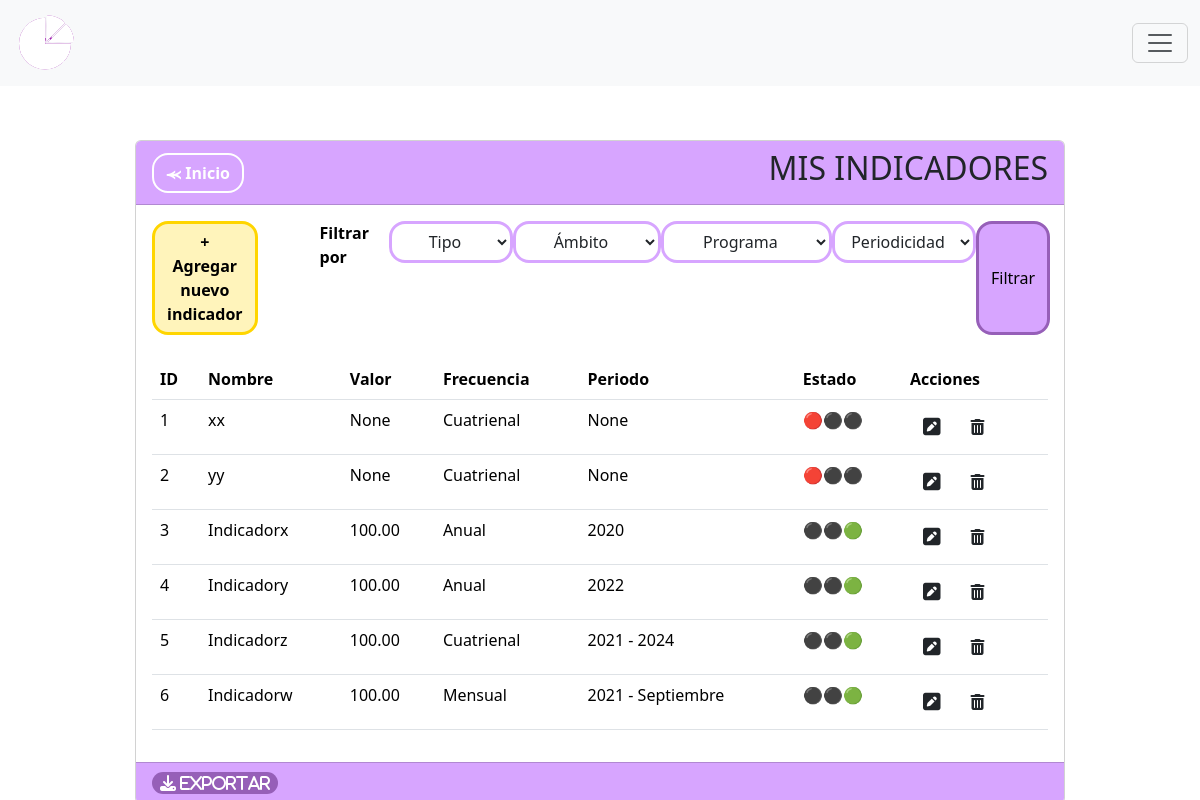
/indicadores, run on an earlier commit of the app's database.
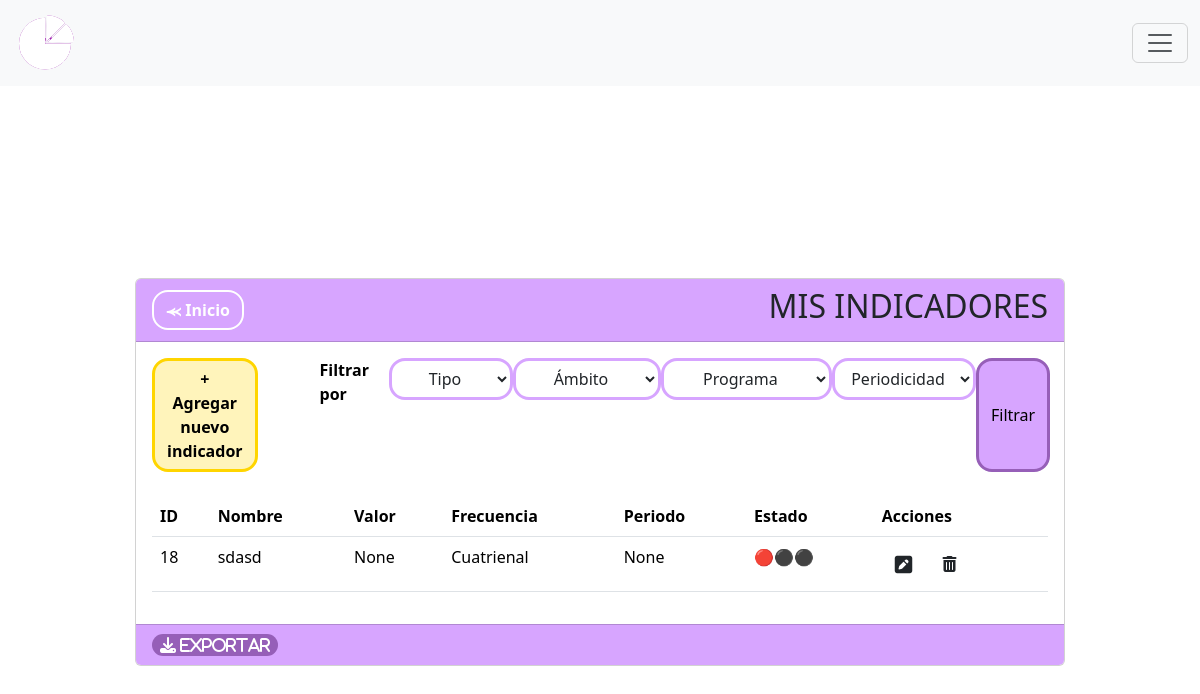
And on a later commit of the database.
### MIReApp/models.py (models this page shows, shortened)
class Indicador(models.Model):
    id = models.AutoField(primary_key=True)
    nombre = models.CharField(max_length=100,
                              verbose_name='Nombre',
                              unique= True,
                              validators= [
                                  RegexValidator(regex= r'^[a-zA-Z\s]*$',
                                                 message="El nombre no puede contener caracteres especiales.",
                                                 code='invalid_nombre')
                              ])
    descripcion = models.CharField(max_length=100, verbose_name='Descripción', blank=True, null=True)
    ambito = models.ForeignKey('Ambito', on_delete=models.CASCADE)
    tipo = models.ForeignKey('Tipo', on_delete=models.CASCADE)
    programa = models.ForeignKey('Programa', on_delete=models.SET_NULL, null=True, blank=True)
    objetivo = models.ForeignKey('Objetivos', on_delete=models.CASCADE, blank=True, null=True)
    frecuencia = models.CharField(verbose_name='Frecuencia de medición',max_length=10, choices=FRECUENCIAS)
    formula = models.CharField(max_length=20, choices= FORMULAS,verbose_name='Formula', blank=True)
    numerador = models.ForeignKey('Metrica', related_name='Numerador', on_delete=models.CASCADE, blank=True, null=True)
    denominador = models.ForeignKey('Metrica', related_name='Denominador', on_delete=models.CASCADE, blank=True, null=True)
    numerador_periodo = models.ForeignKey('HistorialMetrica', related_name='Instancia_Numerador', on_delete=models.CASCADE, blank=True, null=True)
    denominador_periodo = models.ForeignKey('HistorialMetrica', related_name='Instancia_Denominador', on_delete=models.CASCADE, blank=True, null=True)
    numerador_medida = models.CharField(max_length=100, verbose_name='', blank=True, null=True)
    denominador_medida = models.CharField(max_length=100, verbose_name='', blank=True, null=True)
    numerador_valor = models.PositiveIntegerField(verbose_name='', blank=True, null=True)
    denominador_valor = models.PositiveIntegerField(verbose_name='' , blank=True, null=True)
    resultado = models.CharField(max_length=100, verbose_name='', blank=True, null=True)
    estado = models.CharField(max_length=100, verbose_name='Descripción', blank=True, null=True)

class HistorialMetrica(models.Model):
    id = models.AutoField(primary_key=True)
    metrica = models.ForeignKey(Metrica, on_delete=models.CASCADE)
    año_historico = models.PositiveIntegerField()
    valor_historico = models.PositiveIntegerField()  # Agrega un valor predeterminado
    mes_historico = models.CharField(max_length=20, verbose_name='Ingrese mes:', choices=MESES, blank=True, null=True)
    año2_historico = models.PositiveIntegerField(blank=True, null=True)
    semestre_historico = models.CharField(max_length=15, verbose_name='Ingrese semestre:', choices=SEMESTRES, blank=True, null=True,)
    def __str__(self):
        if self.mes_historico:
            return str(self.año_historico)+ ' - ' + str(self.mes_historico)
        elif self.semestre_historico:
            return str(self.año_historico)+ ' - ' + str(self.semestre_historico)
        elif self.año2_historico:
            return str(self.año_historico)+ ' - ' + str(self.año2_historico)
        else:
            return str(self.año_historico)

### MIReApp/views.py (the view)
# urls.py: path('indicadores',views.indicadores, name='indicadores'),
def indicadores(request):
    indicadores = Indicador.objects.all()
    json_data = serializers.serialize("json", indicadores)
    tipos = Tipo.objects.all()
    ambitos = Ambito.objects.all()
    programas = Programa.objects.all()
    tipo_opciones = {
        "Eficacia": ["1", "2", "4"],
        "Eficiencia": ["3", "5", "8"],
        "Calidad": ["6"],
        "Economía": ["9"],
    }
    tipo = request.GET.get('tipo')
    ambito = request.GET.get('ambito')
    programa = request.GET.get('programa')
    frecuencia = request.GET.get('periodicidad')
    indicadores = Indicador.objects.all()
    json_data = serializers.serialize("json", indicadores)
    if tipo:
        tipo = tipo_opciones[tipo]
        indicadores = indicadores.filter(tipo__in=tipo)
    if ambito:
        indicadores = indicadores.filter(ambito=ambito)
    if programa:
        indicadores = indicadores.filter(programa=programa)
    if frecuencia:
        indicadores = indicadores.filter(frecuencia=frecuencia)
    return render(request, 'indicadores/index.html', {'indicador': indicadores, 'json_data':json_data, 'tipos': tipos, 'ambitos': ambitos, 'programas': programas})

### MIReApp/templates/indicadores/index.html (shortened to what this page needs)
{% extends "base.html" %}
{% block contenido %}
<br>
<br>
<br>
<br>
<br>
<center>
    <link rel="stylesheet" href="https://cdnjs.cloudflare.com/ajax/libs/font-awesome/6.4.2/css/all.min.css">
    <div class="col-md-10 card" style="text-align: left;">
        <div class="card-header" style="background-color: #D7A5FF;">
            <div style="display: flex; justify-content: space-between; align-items: center;">
                <span>
                    <a href="{% url 'inicio' %}" class="btn btn-secondary rounded-4 fw-bold" style="background-color: transparent; color:white;border-color: white;border-width: 2px;">⪻ Inicio</a>
                </span>
                <span>
                    <h2>MIS INDICADORES</h2>
                </span>
            </div>
        </div>
        <div class="card-body">
            <form method="GET" action="{% url 'indicadores' %}" class="d-flex flex-row">
                <a name="" id="" class="btn fw-bold rounded-4" href="{% url 'crear_indicador' %}" style="background-color: #fff4bb;color: #000000;border-color: #ffd500;border-width: 3px;">+ Agregar nuevo indicador</a>
                <a class="fw-bold" style="color: black;margin-left:62px ;text-decoration: none;">Filtrar por</a>
                <div class="form-group">
                    <select name="tipo" id="tipo" class="btn dropdown-toggle rounded-4" type="button" data-bs-toggle="dropdown" aria-expanded="false"style="margin-left: 20px;width:min-content;border-color: #D7A5FF;border-width: 3px;">
                        <option value="">Tipo</option>
                    </select>
                </div>
                <div class="form-group">
                    <select name="ambito" id="ambito" class="btn dropdown-toggle rounded-4" type="button" data-bs-toggle="dropdown" aria-expanded="false"style="width:min-content;border-color: #D7A5FF;border-width: 3px;">
                        <option value="">Ámbito</option>
                    </select>
                </div>
                <div class="form-group">
                    <select name="programa" id="programa" class="btn dropdown-toggle rounded-4" type="button" data-bs-toggle="dropdown" aria-expanded="false"style="width:min-content;border-color: #D7A5FF;border-width: 3px;">
                        <option value="">Programa</option>
                    </select>
                </div>
                <div class="form-group">
                    <select name="periodicidad" id="periodicidad" class="btn dropdown-toggle rounded-4" type="button" data-bs-toggle="dropdown" aria-expanded="false"style="width:min-content;border-color: #D7A5FF;border-width: 3px;">
                        <option value="">Periodicidad</option>
                    </select>
                </div>
                <button type="submit" class="btn rounded-4"style="background-color:#D7A5FF; color: #000000;border-color: #965FB8;border-width: 3px;width:min-content">Filtrar</button>
            </form>
            <br>
            <div class="table-responsive">
                <table class="table rounded-4" style="background-color: #D7A5FF;">
                    <thead>
                        <tr>
                            <th scope="col">ID</th>
                            <th scope="col">Nombre</th>
                            <th scope="col">Valor</th>
                            <th scope="col">Frecuencia</th>
                            <th scope="col">Periodo</th>
                            <th scope="col">Estado</th>
                            <th scope="col">Acciones</th>
                        </tr>
                    </thead>
                    <tbody>
                        {% for indi in indicador %}
                        <tr class="">
                            <td scope="row">{{ indi.id }}</td>
                            <td>{{ indi.nombre }}</td>
                            <td>{{ indi.resultado }}</td>
                            <td>{{ indi.frecuencia }}</td>
                            <td>{{ indi.numerador_periodo }}</td>
                            {% if indi.numerador_medida == None and indi.denominador_medida == None and indi.numerador_valor == None and indi.denominador_valor == None %}
                                <td> 🔴⚫⚫ </td>
                            {% elif indi.numerador_medida != None and indi.denominador_medida != None and indi.numerador_valor != None and indi.denominador_valor != None %}
                                <td> ⚫⚫🟢 </td>
                            {% else %}
                                <td> ⚫🟡⚫ </td>
                            {% endif %}
                            <td>
                                <a class="btn" href="{% url 'editar_indicador' indi.id %}"><i class="fa-solid fa-square-pen fa-lg"></i></a>
                                <a class="btn eliminarIndicador-btn"  data-id="{{ indi.id }}" role="button"><i class="fa-solid fa-trash-can"></i></a>
                            </td>
                        </tr>
                        {% endfor %}
                    </tbody>
                </table>
            </div>
        </div>
        <div class="card-footer text-muted" style="background-color: #D7A5FF;">
        <button class='rounded-4 fw-bold fa-solid fa-download'id="miBoton" type="button" style="border-radius: 3%; color:white;background-color: #965FB8;border-color: transparent;"> Exportar</button>
        </div>
    </div>
</div>
{% endblock %}

### MIReApp/templates/base.html (shortened to what this page needs)
{% load static %}
<!doctype html>
<html lang="en">
<head>
  <link type="text/css" href='{% static "css/base.css" %}' rel="stylesheet"/>
  <link href="https://cdn.jsdelivr.net/npm/bootstrap@5.3.2/dist/css/bootstrap.min.css" rel="stylesheet">
</head>
<body>
  <nav class="navbar bg-body-tertiary fixed-top" style="background-color: #965FB8; position: fixed;">
    <div class="container-fluid">
      <a class="nav-item nav-link fw-bold " style="color: #965FB8;" href="{% url 'inicio' %}" aria-current="page">
      <img src="/../static/images/grafiquita.png" class="rounded-3"></a>
      <button class="navbar-toggler" type="button" data-bs-toggle="offcanvas" data-bs-target="#offcanvasNavbar" aria-controls="offcanvasNavbar" aria-label="Toggle navigation" >
        <span class="navbar-toggler-icon"></span>
      </button>
    </div>
    </nav>
    <div class="container">
        <div class="row">
            <div class="col-12" id="formulario-container">
              <br>
              {% block contenido %} {% endblock %}
            </div>
        </div>
</body>
</html>

### MIReApp/static/css/base.css (style rules this page uses)
html, body { margin: 0; width: 100%; height: 100%; display: flex; justify-content: center; align-items: center; font-family: 'Dosis', sans-serif; font-weight: 300; -webkit-user-select: none; -moz-user-select: none; -ms-user-select: none; user-select: none; }
h2 { color: #965FB8; }
button { color:rgb(255, 255, 255); background-color: #D7A5FF }

What changed in the data, as far as the page shows it:
removed Indicador: id "1", nombre "xx", resultado "None", frecuencia "Cuatrienal", numerador_periodo "None"
removed Indicador: id "2", nombre "yy", resultado "None", frecuencia "Cuatrienal", numerador_periodo "None"
removed Indicador: id "3", nombre "Indicadorx", resultado "100.00", frecuencia "Anual", numerador_periodo "2020"
removed Indicador: id "4", nombre "Indicadory", resultado "100.00", frecuencia "Anual", numerador_periodo "2022"
removed Indicador: id "5", nombre "Indicadorz", resultado "100.00", frecuencia "Cuatrienal", numerador_periodo "2021 - 2024"
removed Indicador: id "6", nombre "Indicadorw", resultado "100.00", frecuencia "Mensual", numerador_periodo "2021 - Septiembre"
added Indicador: id "18", nombre "sdasd", resultado "None", frecuencia "Cuatrienal", numerador_periodo "None"
